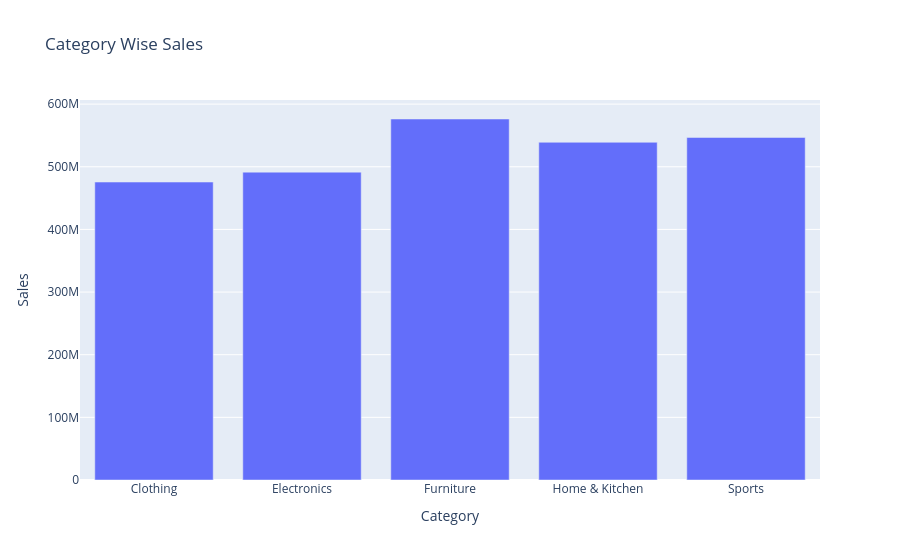

The notebook cell saved with this chart:
### Markdown cell above
**Code Cell 2
Category Wise Sales**

### Code cell
category_sales = (
    df
    .groupby("Category", as_index=False)["Sales"]
    .sum()
)

fig = px.bar(
    category_sales,
    x="Category",
    y="Sales",
    title="Category Wise Sales"
)

fig.show()

### Figure 1 — Plotly figure (JSON) as saved in the notebook; plotly's stock layout.template omitted (floating-point values rounded to 4 significant figures)
{"data": [{"hovertemplate": "Category=%{x}<br>Sales=%{y}<extra></extra>", "legendgroup": "", "marker": {"color": "#636efa", "pattern": {"shape": ""}}, "name": "", "orientation": "v", "showlegend": false, "textposition": "auto", "type": "bar", "x": ["Clothing", "Electronics", "Furniture", "Home & Kitchen", "Sports"], "xaxis": "x", "y": [475600000.0, 491400000.0, 576200000.0, 539100000.0, 546700000.0], "yaxis": "y"}], "layout": {"barmode": "relative", "legend": {"tracegroupgap": 0}, "title": {"text": "Category Wise Sales"}, "xaxis": {"anchor": "y", "domain": [0, 1], "title": {"text": "Category"}}, "yaxis": {"anchor": "x", "domain": [0, 1], "title": {"text": "Sales"}}}}
